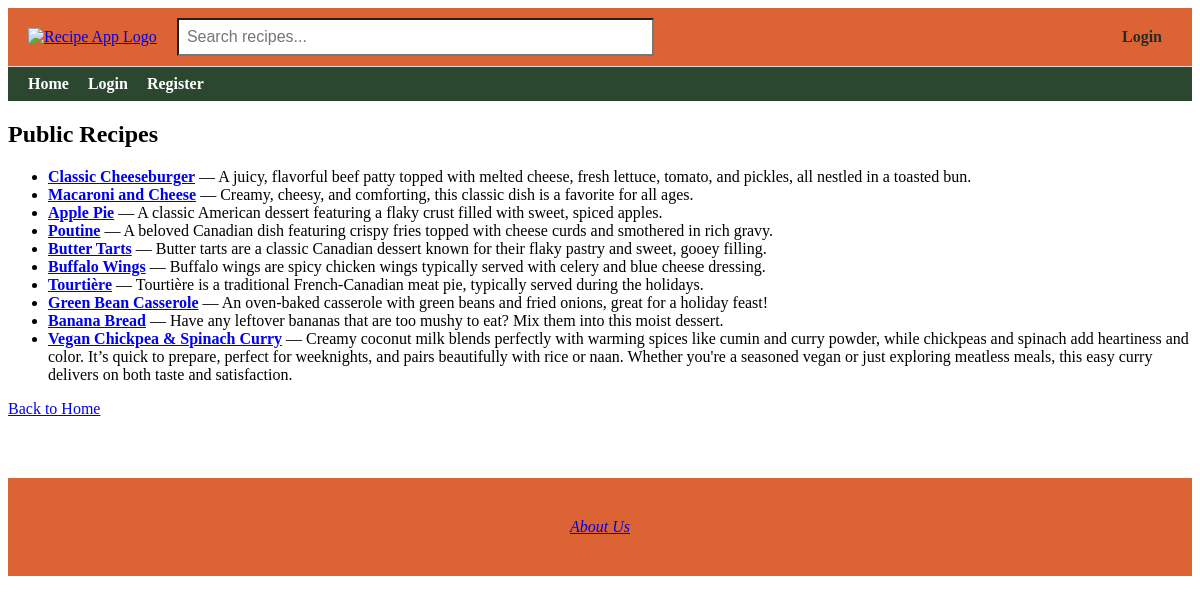
The app's page /visitor_recipes, older data.
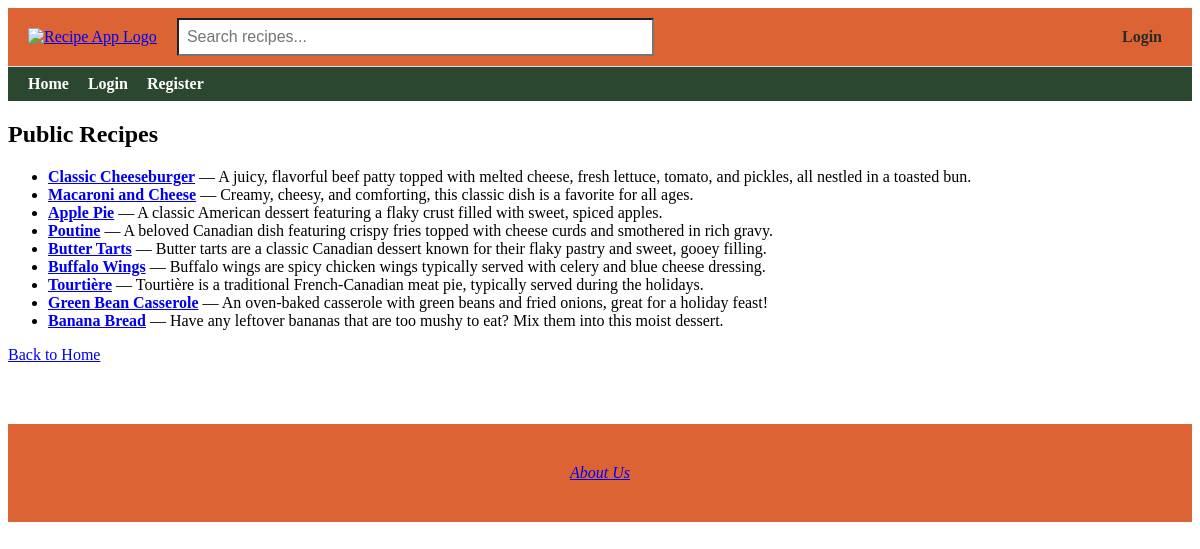
The same page, newer data.
### app/models.py (models this page shows, shortened)
class Recipe(db.Model):
    id = db.Column(db.Integer, primary_key=True)
    title = db.Column(db.String(100), nullable=False)
    description = db.Column(db.Text, nullable=False)
    ingredients = db.Column(db.Text, nullable=True)
    instructions = db.Column(db.Text, nullable=True)
    image_filename = db.Column(db.String(120), nullable=True)
    created = db.Column(db.DateTime, default=get_local_time)
    user_id = db.Column(db.Integer, db.ForeignKey('user.id'), nullable=False)
    rating_sum = db.Column(db.Integer, default=0)
    rating_count = db.Column(db.Integer, default=0)
    user = db.relationship('User', backref=db.backref('user_recipes', lazy=True), overlaps="author,recipes")
    comments = db.relationship('Comment', backref=db.backref('recipe', lazy=True)) #Relationship to comments (one-to-many)
    tags = db.relationship(
        'Tag',
        secondary=recipe_tags,
        backref=db.backref('recipes', lazy='dynamic'),
        lazy='dynamic'
    )

### app/routes.py (the view)
@app.route('/visitor_recipes')
def visitor_recipes():
    search_query = request.args.get('q', '')
    if search_query:
        recipes = Recipe.query.filter(
            or_(
                Recipe.title.ilike(f'%{search_query}%'),
                Recipe.ingredients.ilike(f'%{search_query}%')
            )
        ).all()
    else:
        recipes = Recipe.query.all()
    return render_template('visitor_recipes.html', recipes=recipes)

### app/routes.py (called while the page is built)
@app.context_processor
def inject_user():
    return dict(current_user=current_user)

### app/templates/visitor_recipes.html (shortened to what this page needs)
{% extends "base.html" %}
{% block content %}
<h2>Public Recipes</h2>
{% if recipes %}
    <ul>
        {% for recipe in recipes %}
            <li>
                <a href="{{ url_for('recipe_details', id=recipe.id) }}"><strong>{{ recipe.title }}</strong></a>
                    — {{ recipe.description }}
            </li>
        {% endfor %}
    </ul>
{% else %}
    <p>No recipes found matching your search.</p>
{% endif %}
<p><a href="{{ url_for('home') }}">Back to Home</a></p>
{% endblock %}

Row changes from the older to the newer data that the page shows:
removed Recipe: title "Vegan Chickpea & Spinach Curry", description "Creamy coconut milk blends perfectly with warming spices like cumin and curry powder, while chickpeas and spinach add heartiness and color. It’s quick to prepare, perfect for weeknights, and pairs beautifully with rice or naan. Whether you're a seasoned vegan or just exploring meatless meals, this easy curry delivers on both taste and satisfaction."
